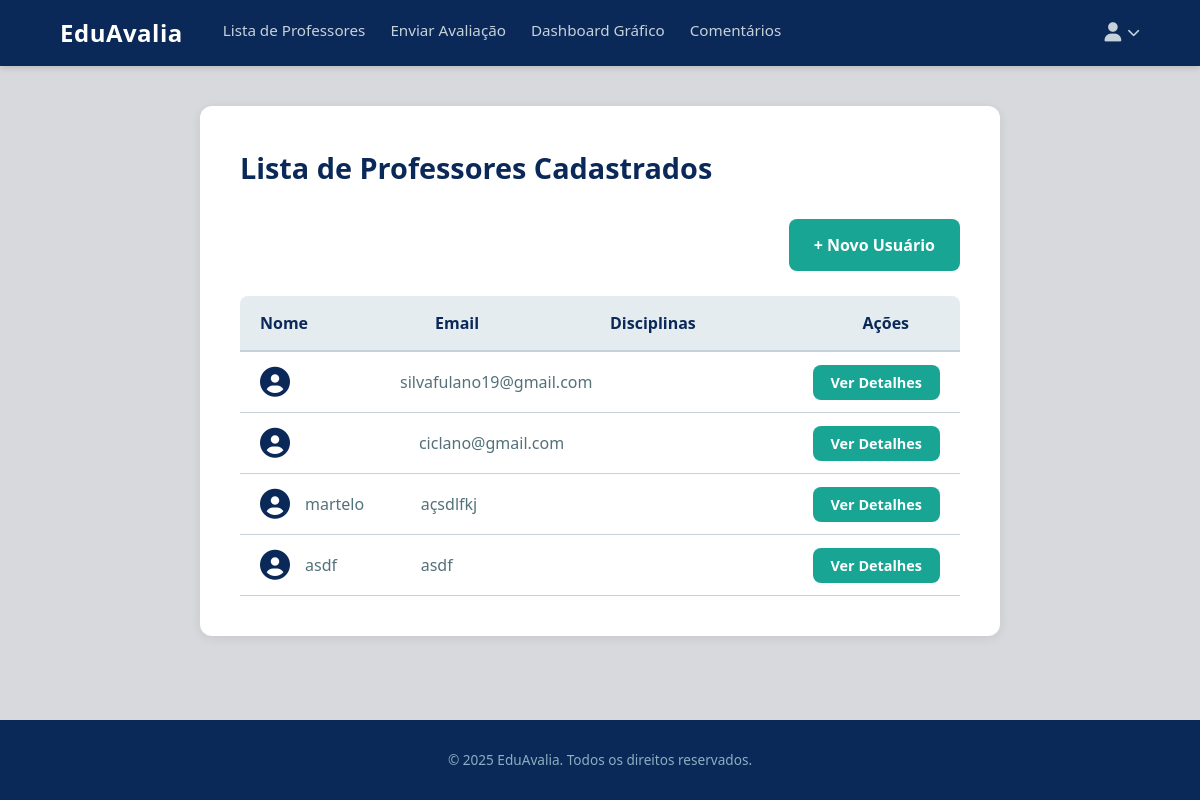
The page /professores/ (signed in) on the database as committed earlier.
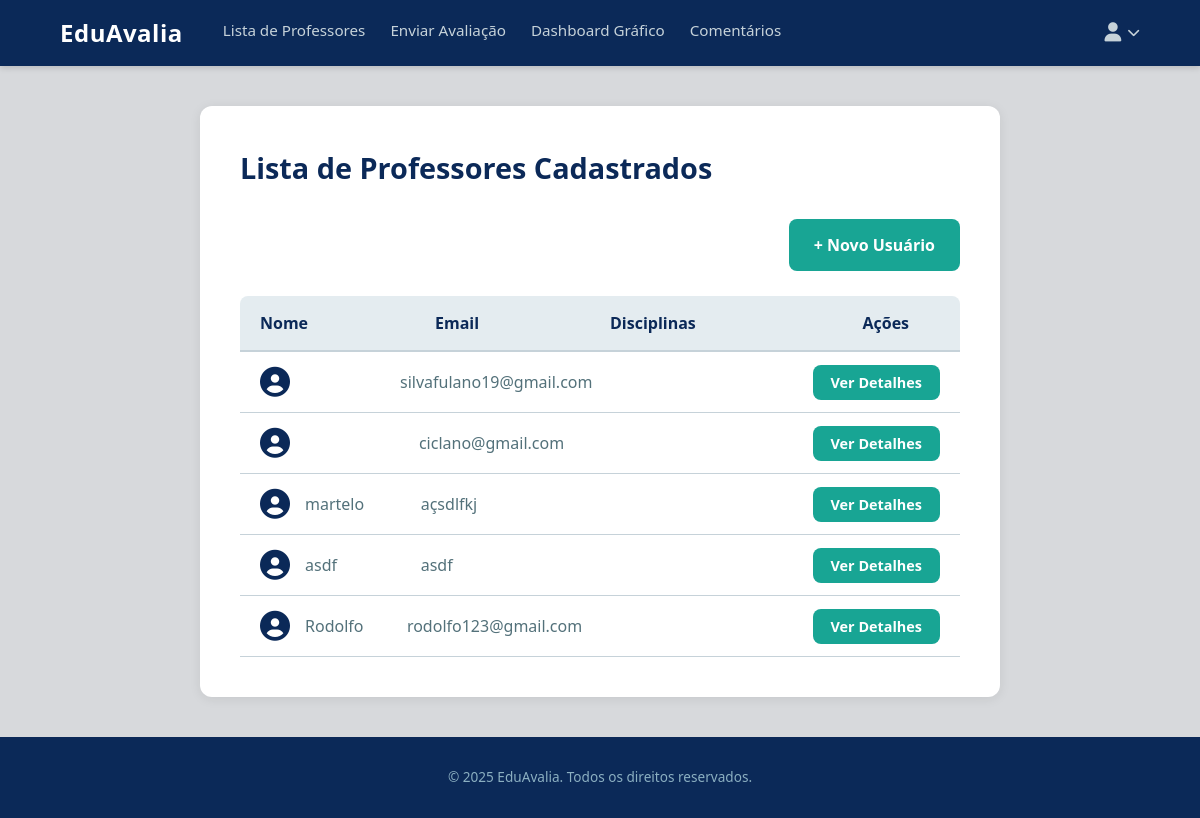
The same page on the database as committed later.
### avaliacoes/models.py (models this page shows, shortened)
class Professor(models.Model):
    user = models.OneToOneField(CustomUser, on_delete=models.CASCADE, limit_choices_to={'user_type': 'professor'})
    foto = models.ImageField(upload_to='professores_fotos/', blank=True, null=True)

class CustomUser(AbstractUser):
    USER_TYPE_CHOICES = (
        ('aluno', 'Aluno'),
        ('professor', 'Professor'),
        ('admin', 'Administrador'),
    )
    user_type = models.CharField(max_length=20, choices=USER_TYPE_CHOICES, default='aluno')
    cpf = models.CharField(max_length=11, unique=True)
    data_nascimento = models.DateField(null=True, blank=True)

### avaliacoes/views.py (the view)
# urls.py: path('professores/', views.lista_professores, name='lista_professores'),
@login_required(login_url='login')
def lista_professores(request):
    professores = Professor.objects.annotate(
        media_nota=Avg('user__disciplinas_pessoa__avaliacoes__categorias_avaliacao__nota')
    ).filter(id__isnull=False)
    return render(request, 'avaliacoes/lista_professores.html', {'professores': professores})

### avaliacoes/templates/avaliacoes/lista_professores.html (shortened to what this page needs)
{% extends 'base.html' %}
{% load static %}
{% block content %}
<main class="admin-container">
    <section class="admin-panel">
        <h1>Lista de Professores Cadastrados</h1>
        <div style="margin-bottom: 25px; display: flex; justify-content: flex-end;">
            <a href="{% url 'adicionar_usuario' %}" class="btn">
                + Novo Usuário
            </a>
        </div>
        <div class="professor-list-container">
            <div class="list-header" style="
                display: grid;
                grid-template-columns: 2fr 2fr 3fr 1fr;
                gap: 20px;
                padding: 15px 20px;
                border-bottom: 2px solid var(--cinza-claro);
                font-weight: 600;
                color: var(--azul-marinho);
                background-color: var(--painel-central);
                border-radius: 8px 8px 0 0;
            ">
                <span>Nome</span>
                <span>Email</span>
                <span>Disciplinas</span>
                <span>Ações</span>
            </div>
            {% for professor in professores %}
            <div class="professor-item" style="
                display: grid;
                grid-template-columns: 2fr 2fr 3fr 1fr;
                gap: 20px;
                padding: 15px 20px;
                border-bottom: 1px solid var(--cinza-claro);
                align-items: center;
                color: var(--verde-escuro-letras);
            ">
                <div style="display: flex; align-items: center;">
                    <i class="fas fa-user-circle" style="font-size: 30px; color: var(--azul-marinho); margin-right: 15px;"></i>
                    <span>{{ professor.user.first_name }} {{ professor.user.last_name }}</span>
                </div>
                <span>{{ professor.user.email }}</span>
                <div>
                    <a href="{% url 'detalhes_professor' professor.id %}" class="btn" style="
                        padding: 8px 18px;
                        font-size: 0.9rem;
                        white-space: nowrap;
                    ">
                        Ver Detalhes
                    </a>
                </div>
            </div>
            {% empty %}
                <p style="padding: 20px; color: var(--cinza-escuro-letras);">Nenhum professor cadastrado ainda.</p>
            {% endfor %}
            </div>
    </section>
</main>
{% endblock content %}

### avaliacoes/templates/base.html (shortened to what this page needs)
<!DOCTYPE html>
<html lang="pt-BR">
<head>
  <link rel="stylesheet" href="https://cdnjs.cloudflare.com/ajax/libs/font-awesome/6.5.1/css/all.min.css"
 />
</head>
<body>
  <header>
    <div class="navbar">
      <div class="nav-left">
        <a href="/" class="logo">EduAvalia</a>
        <nav class="menu">
          <a href="{% url 'lista_professores' %}" class="btn-nav">Lista de Professores</a>
          <a href="{% url 'enviar_avaliacao' %}" class="btn-nav">Enviar Avaliação</a>
          <a href="{% url 'dashboard_grafico' %}" class="btn-nav">Dashboard Gráfico</a>
          <a href="{% url 'lista_comentarios' %}" class="btn-nav">Comentários</a>
        </nav>
      </div>
      <div class="nav-right">
        <div class="user-profile" title="Perfil do usuário" id="user-profile-button">
          <i class="fa-solid fa-user"></i>
          <i class="fa-solid fa-chevron-down"></i>
        </div>
      </div>
    </div>
  </header>
  {% block content %}
  {% endblock content %}
  <footer>
    <div class="footer-container">
      <p class="footer-copy">© 2025 EduAvalia. Todos os direitos reservados.</p>
    </div>
  </footer>
</body>
</html>

### avaliacoes/templates/base.html (style rules this page uses)
:root { --azul-marinho: #0b2958; --azul-acinzentado: #8bafc1; --verde: #18a594; --cinza-claro: #c6d2d9; --painel-central: #e4ecf0; --cinza-escuro-letras: #a7adaf; --verde-escuro-letras: #53717a; --cinza-claro-fundo: #d7d9dc; }
* { margin: 0; padding: 0; box-sizing: border-box; }
body { font-family: 'Segoe UI', sans-serif; background-color: var(--cinza-claro-fundo); color: #333; line-height: 1.5; display: flex; flex-direction: column; min-height: 100vh; }
a { text-decoration: none; color: inherit; }
header { background-color: var(--azul-marinho); color: white; width: 100%; padding: 15px 0; box-shadow: 0 2px 6px rgba(0, 0, 0, 0.15); position: sticky; top: 0; z-index: 10; }
.navbar { display: flex; align-items: center; justify-content: space-between; max-width: 1200px; width: 90%; margin: 0 auto; }
.nav-left { display: flex; align-items: center; gap: 40px; }
.logo { font-weight: 700; font-size: 1.5rem; letter-spacing: 0.5px; color: white; transition: opacity 0.3s; }
.menu { display: flex; align-items: center; gap: 25px; }
.menu a { color: var(--cinza-claro); font-size: 0.95rem; padding-bottom: 4px; border-bottom: 2px solid transparent; transition: color 0.3s, border-color 0.3s; }
.user-profile { display: flex; align-items: center; gap: 6px; color: var(--cinza-claro); cursor: pointer; transition: color 0.3s; }
.user-profile .fa-user { font-size: 1.2rem; }
.user-profile .fa-chevron-down { font-size: 0.8rem; }
.nav-right { position: relative; }
.user-profile { cursor: pointer; }
.btn { ... }
footer { background-color: var(--azul-marinho); color: var(--cinza-claro); padding: 30px 0; margin-top: auto; width: 100%; }
.footer-container { max-width: 1200px; width: 90%; margin: 0 auto; display: flex; flex-direction: column; align-items: center; gap: 20px; text-align: center; }
.footer-copy { font-size: 0.85rem; color: var(--azul-acinzentado); }
.admin-container { display: flex; justify-content: center; gap: 30px; width: 90%; max-width: 1200px; margin: 40px auto; align-items: flex-start; flex-grow: 1; }
.admin-panel { flex-basis: 100%; max-width: 800px; background-color: #fff; border-radius: 12px; padding: 40px; box-shadow: 0 2px 12px rgba(0, 0, 0, 0.08); }
.admin-panel h1 { color: var(--azul-marinho); margin-bottom: 30px; font-size: 1.8rem; font-weight: 600; }
.btn { padding: 14px 25px; border: none; border-radius: 8px; font-weight: 600; cursor: pointer; transition: all 0.3s ease; font-size: 1rem; color: #fff; background-color: var(--verde); }

Rows that differ between the two databases and show on the page:
added Professor: user.first_name "Rodolfo", user.email "rodolfo123@gmail.com"
